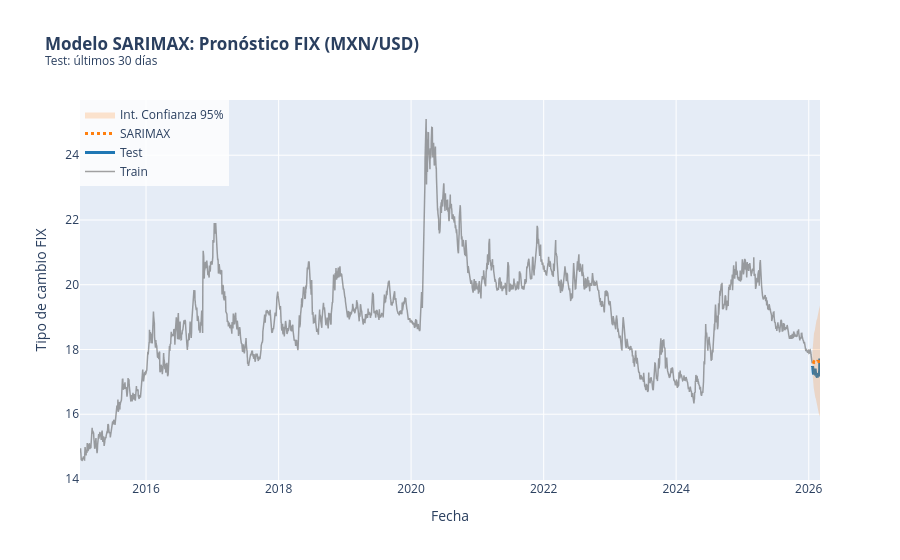

The notebook cell this image was saved under:
### Markdown cell above
Cuando la serie sale asi es porque el tipo de cambio esta super parecido, como rl tipo de cambio no cambia mucho entonces sale asi porque cambia decimales :P

### Code cell
# @title Realizamos modelo y graficamos
TEST_DAYS = 30

# Serie objetivo (FIX)
ts = df["dato"].astype(float).dropna()

# Exógena (dummy de festivos) alineada al índice de la serie
exog = df[["Holiday_Dummy"]].astype(float).reindex(ts.index)

train = ts.iloc[:-TEST_DAYS]
test = ts.iloc[-TEST_DAYS:]

exog_train = exog.loc[train.index]
exog_test = exog.loc[test.index]

# SARIMAX (SARIMA + exógena)
model = SARIMAX(
    train,
    exog=exog_train,
    order=(3, 1, 1),
    seasonal_order=(0, 1, 1, 7),
    enforce_stationarity=False,
    enforce_invertibility=False,
)

results = model.fit(disp=False)

# Predecimos n pasos hacia el futuro (donde n = tamaño del test)
forecast_object = results.get_forecast(steps=len(test), exog=exog_test)
forecast_vals = forecast_object.predicted_mean
conf_int = forecast_object.conf_int(alpha=0.05)  # Intervalo del 95%

# Alineación de índices para graficar bonito
forecast_vals.index = test.index
conf_int.index = test.index

# Metricas de error (sin sklearn)
residuals = (test - forecast_vals).dropna()
rmse = float(np.sqrt(np.mean(np.square(residuals))))
mae = float(np.mean(np.abs(residuals)))

denom = test.replace(0, np.nan)
mape = float(np.mean(np.abs((test - forecast_vals) / denom)))

print(f"\n--- Errores del modelo ---")
print(f"RMSE: {rmse:.4f}")
print(f"MAPE: {mape:.2%}")
print(f"MAE: {mae:.4f}")

print(results.summary())

# Grafica
fig = go.Figure()

# Train
fig.add_trace(go.Scatter(
    x=train.index, y=train,
    mode='lines',
    name='Train',
    line=dict(color='rgba(100, 100, 100, 0.6)', width=1.5)
))

# Test
fig.add_trace(go.Scatter(
    x=test.index, y=test,
    name='Test',
    line=dict(color='#1f77b4', width=3),
    marker=dict(size=6)
))

# Forecast
fig.add_trace(go.Scatter(
    x=test.index, y=forecast_vals,
    name='SARIMAX',
    line=dict(color='#ff7f0e', width=3, dash='dot')
))

# Intervalos de Confianza
fig.add_trace(go.Scatter(
    x=conf_int.index, y=conf_int.iloc[:, 0],
    mode='lines', line=dict(width=0), showlegend=False, hoverinfo='skip'
))
fig.add_trace(go.Scatter(
    x=conf_int.index, y=conf_int.iloc[:, 1],
    mode='lines', line=dict(width=0), fill='tonexty',
    fillcolor='rgba(255, 127, 14, 0.2)',
    name='Int. Confianza 95%', hoverinfo='skip'
))

# Titulos
fig.update_layout(
    title=f'<b>Modelo SARIMAX: Pronóstico FIX (MXN/USD)</b><br><sup>Test: últimos {TEST_DAYS} días</sup>',
    xaxis_title='Fecha',
    yaxis_title='Tipo de cambio FIX',
    legend=dict(x=0, y=1, bgcolor='rgba(255,255,255,0.8)'),
    hovermode="x unified"
)

fig.show()

### Figure 1 — Plotly figure (JSON) as saved in the notebook; plotly's stock layout.template omitted (floating-point values rounded to 4 significant figures; data arrays with more than 128 entries replaced by an {"elided": "..."} marker saying what was removed)
{"data": [{"line": {"color": "rgba(100, 100, 100, 0.6)", "width": 1.5}, "mode": "lines", "name": "Train", "type": "scatter", "x": {"elided": "2779 str values"}, "y": {"elided": "2779 float values"}}, {"line": {"color": "#1f77b4", "width": 3}, "marker": {"size": 6}, "name": "Test", "type": "scatter", "x": ["2026-01-21T00:00:00.000000", "2026-01-22T00:00:00.000000", "2026-01-23T00:00:00.000000", "2026-01-26T00:00:00.000000", "2026-01-27T00:00:00.000000", "2026-01-28T00:00:00.000000", "2026-01-29T00:00:00.000000", "2026-01-30T00:00:00.000000", "2026-02-03T00:00:00.000000", "2026-02-04T00:00:00.000000", "2026-02-05T00:00:00.000000", "2026-02-06T00:00:00.000000", "2026-02-09T00:00:00.000000", "2026-02-10T00:00:00.000000", "2026-02-11T00:00:00.000000", "2026-02-12T00:00:00.000000", "2026-02-13T00:00:00.000000", "2026-02-16T00:00:00.000000", "2026-02-17T00:00:00.000000", "2026-02-18T00:00:00.000000", "2026-02-19T00:00:00.000000", "2026-02-20T00:00:00.000000", "2026-02-23T00:00:00.000000", "2026-02-24T00:00:00.000000", "2026-02-25T00:00:00.000000", "2026-02-26T00:00:00.000000", "2026-02-27T00:00:00.000000", "2026-03-02T00:00:00.000000", "2026-03-03T00:00:00.000000", "2026-03-04T00:00:00.000000"], "y": [17.45, 17.48, 17.45, 17.28, 17.24, 17.23, 17.25, 17.33, 17.23, 17.29, 17.41, 17.3, 17.19, 17.23, 17.22, 17.2, 17.18, 17.17, 17.18, 17.14, 17.27, 17.17, 17.22, 17.19, 17.17, 17.26, 17.22, 17.35, 17.72, 17.54]}, {"line": {"color": "#ff7f0e", "dash": "dot", "width": 3}, "name": "SARIMAX", "type": "scatter", "x": ["2026-01-21T00:00:00.000000", "2026-01-22T00:00:00.000000", "2026-01-23T00:00:00.000000", "2026-01-26T00:00:00.000000", "2026-01-27T00:00:00.000000", "2026-01-28T00:00:00.000000", "2026-01-29T00:00:00.000000", "2026-01-30T00:00:00.000000", "2026-02-03T00:00:00.000000", "2026-02-04T00:00:00.000000", "2026-02-05T00:00:00.000000", "2026-02-06T00:00:00.000000", "2026-02-09T00:00:00.000000", "2026-02-10T00:00:00.000000", "2026-02-11T00:00:00.000000", "2026-02-12T00:00:00.000000", "2026-02-13T00:00:00.000000", "2026-02-16T00:00:00.000000", "2026-02-17T00:00:00.000000", "2026-02-18T00:00:00.000000", "2026-02-19T00:00:00.000000", "2026-02-20T00:00:00.000000", "2026-02-23T00:00:00.000000", "2026-02-24T00:00:00.000000", "2026-02-25T00:00:00.000000", "2026-02-26T00:00:00.000000", "2026-02-27T00:00:00.000000", "2026-03-02T00:00:00.000000", "2026-03-03T00:00:00.000000", "2026-03-04T00:00:00.000000"], "y": [17.62, 17.61, 17.61, 17.6, 17.61, 17.6, 17.62, 17.62, 17.61, 17.61, 17.61, 17.61, 17.61, 17.62, 17.63, 17.62, 17.62, 17.61, 17.61, 17.62, 17.63, 17.64, 17.63, 17.63, 17.63, 17.63, 17.62, 17.64, 17.64, 17.64]}, {"hoverinfo": "skip", "line": {"width": 0}, "mode": "lines", "showlegend": false, "type": "scatter", "x": ["2026-01-21T00:00:00.000000", "2026-01-22T00:00:00.000000", "2026-01-23T00:00:00.000000", "2026-01-26T00:00:00.000000", "2026-01-27T00:00:00.000000", "2026-01-28T00:00:00.000000", "2026-01-29T00:00:00.000000", "2026-01-30T00:00:00.000000", "2026-02-03T00:00:00.000000", "2026-02-04T00:00:00.000000", "2026-02-05T00:00:00.000000", "2026-02-06T00:00:00.000000", "2026-02-09T00:00:00.000000", "2026-02-10T00:00:00.000000", "2026-02-11T00:00:00.000000", "2026-02-12T00:00:00.000000", "2026-02-13T00:00:00.000000", "2026-02-16T00:00:00.000000", "2026-02-17T00:00:00.000000", "2026-02-18T00:00:00.000000", "2026-02-19T00:00:00.000000", "2026-02-20T00:00:00.000000", "2026-02-23T00:00:00.000000", "2026-02-24T00:00:00.000000", "2026-02-25T00:00:00.000000", "2026-02-26T00:00:00.000000", "2026-02-27T00:00:00.000000", "2026-03-02T00:00:00.000000", "2026-03-03T00:00:00.000000", "2026-03-04T00:00:00.000000"], "y": [17.32, 17.18, 17.07, 16.99, 16.91, 16.84, 16.79, 16.74, 16.67, 16.62, 16.57, 16.53, 16.48, 16.45, 16.41, 16.37, 16.33, 16.28, 16.24, 16.21, 16.19, 16.16, 16.12, 16.08, 16.05, 16.02, 15.99, 15.97, 15.95, 15.91]}, {"fill": "tonexty", "fillcolor": "rgba(255, 127, 14, 0.2)", "hoverinfo": "skip", "line": {"width": 0}, "mode": "lines", "name": "Int. Confianza 95%", "type": "scatter", "x": ["2026-01-21T00:00:00.000000", "2026-01-22T00:00:00.000000", "2026-01-23T00:00:00.000000", "2026-01-26T00:00:00.000000", "2026-01-27T00:00:00.000000", "2026-01-28T00:00:00.000000", "2026-01-29T00:00:00.000000", "2026-01-30T00:00:00.000000", "2026-02-03T00:00:00.000000", "2026-02-04T00:00:00.000000", "2026-02-05T00:00:00.000000", "2026-02-06T00:00:00.000000", "2026-02-09T00:00:00.000000", "2026-02-10T00:00:00.000000", "2026-02-11T00:00:00.000000", "2026-02-12T00:00:00.000000", "2026-02-13T00:00:00.000000", "2026-02-16T00:00:00.000000", "2026-02-17T00:00:00.000000", "2026-02-18T00:00:00.000000", "2026-02-19T00:00:00.000000", "2026-02-20T00:00:00.000000", "2026-02-23T00:00:00.000000", "2026-02-24T00:00:00.000000", "2026-02-25T00:00:00.000000", "2026-02-26T00:00:00.000000", "2026-02-27T00:00:00.000000", "2026-03-02T00:00:00.000000", "2026-03-03T00:00:00.000000", "2026-03-04T00:00:00.000000"], "y": [17.91, 18.04, 18.14, 18.22, 18.3, 18.36, 18.44, 18.5, 18.55, 18.6, 18.65, 18.7, 18.74, 18.8, 18.84, 18.88, 18.91, 18.94, 18.98, 19.02, 19.07, 19.11, 19.14, 19.17, 19.2, 19.23, 19.26, 19.3, 19.34, 19.36]}], "layout": {"hovermode": "x unified", "legend": {"bgcolor": "rgba(255,255,255,0.8)", "x": 0, "y": 1}, "title": {"text": "<b>Modelo SARIMAX: Pronóstico FIX (MXN/USD)</b><br><sup>Test: últimos 30 días</sup>"}, "xaxis": {"title": {"text": "Fecha"}}, "yaxis": {"title": {"text": "Tipo de cambio FIX"}}}}
